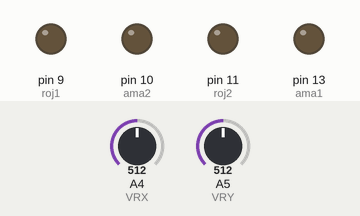
Simulated run of this sketch. Board: Arduino Uno, built with avr-gcc and run on an emulated ATmega328P. Parts: output pins drawn as LEDs (lit = HIGH). Inputs (shaded band) come from the test bench; at power-on: A5 (VRY) = 512, A4 (VRX) = 512.

Above: at 1.2 s.
1.3 s: A5 (VRY) set to 716
At 2.5 s:
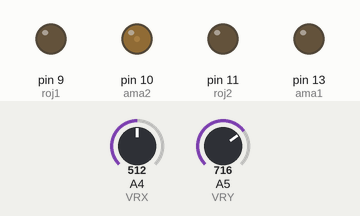
2.8 s: A4 (VRX) set to 497
At 4.0 s:
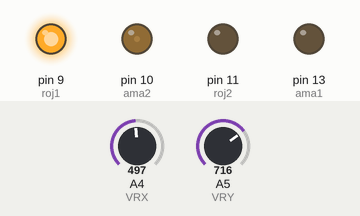
4.3 s: A5 (VRY) set to 511
At 5.3 s:
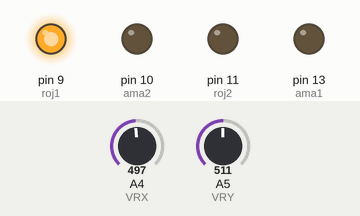
5.8 s: A5 (VRY) set to 306
At 6.6 s:
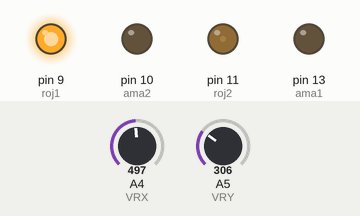
7.3 s: A4 (VRX) set to 716
At 8.0 s:
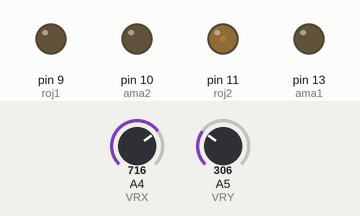
8.8 s: A4 (VRX) set to 511
At 9.3 s:
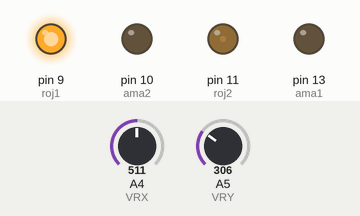
Timing chart, 0 to 11.3 s (numbered marks = the images above; inputs shaded):
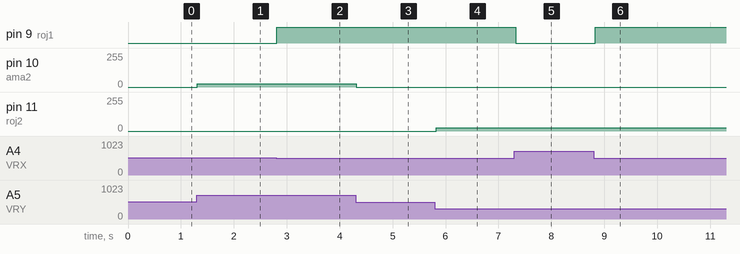

Measured:
- the behaviour switches between 512 and 511 on A4 (VRX) (found by bisection; images 1 and 2)
- after the input at 1.3 s, pin 10 (ama2): 0/255 → 25/255 at once
- after the input at 2.8 s, pin 9 (roj1): LOW → HIGH at once
- after the input at 4.3 s, pin 10 (ama2): 25/255 → 0/255 at once
- after the input at 5.8 s, pin 11 (roj2): 0/255 → 25/255 at once
- after the input at 7.3 s, pin 9 (roj1): HIGH → LOW at once
- after the input at 8.8 s, pin 9 (roj1): LOW → HIGH at once

The sketch:

joy.ino
```cpp
#define VRX A4
#define VRY A5

int x = 0;
int y = 0;

int ama1 = 13;//derecha
int ama2 = 10;//arriba
int roj1 = 9;//izquierda
int roj2 = 11;//abajo
float calc;

void setup() {
  pinMode(ama1, OUTPUT);
  pinMode(ama2, OUTPUT);
  pinMode(roj1, OUTPUT);
  pinMode(roj2, OUTPUT);
  Serial.begin(9600);
}

void loop() {
  x = analogRead(VRX);
  y = analogRead(VRY);

//DERECHA AMARAILLO
  calc = ((float) (x - 521)) / 8;
  calc = calc > 0 ? calc : 0;
  calc = calc;
  analogWrite(ama1, calc);

//IZQUIERDA ROJO
  calc = ((float) (x - 512)) / 8;
  calc = -calc > 0 ? 256 - calc : 0;
  analogWrite(roj1, calc);

//ARRIBA AMARILLO
  calc = ((float) (y - 512)) / 8;
  calc = calc > 0 ? calc : 0;
  analogWrite(ama2, calc);

//ABAJO ROJO
  calc = ((float) (y - 512)) / 8;
  calc = -calc > 0 ? 256 - calc : 0;
  analogWrite(roj2, calc);

  delay(100);
}
```
